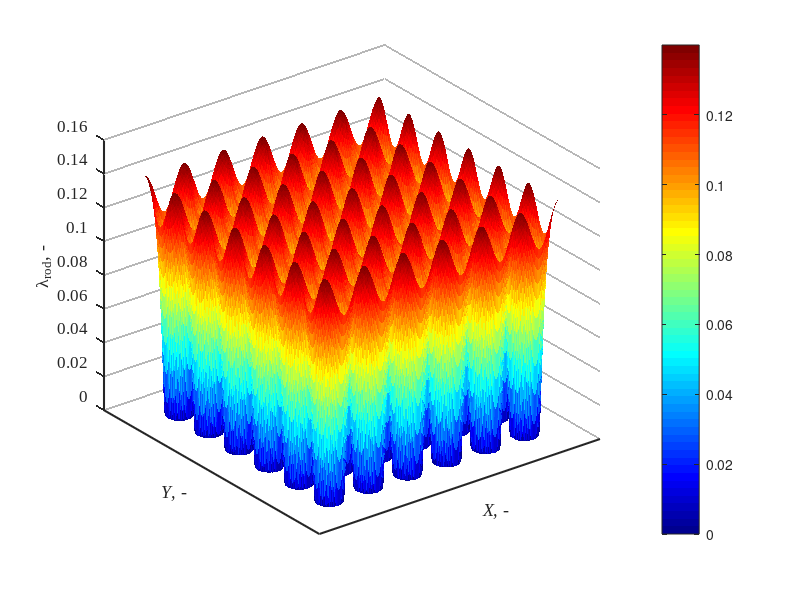
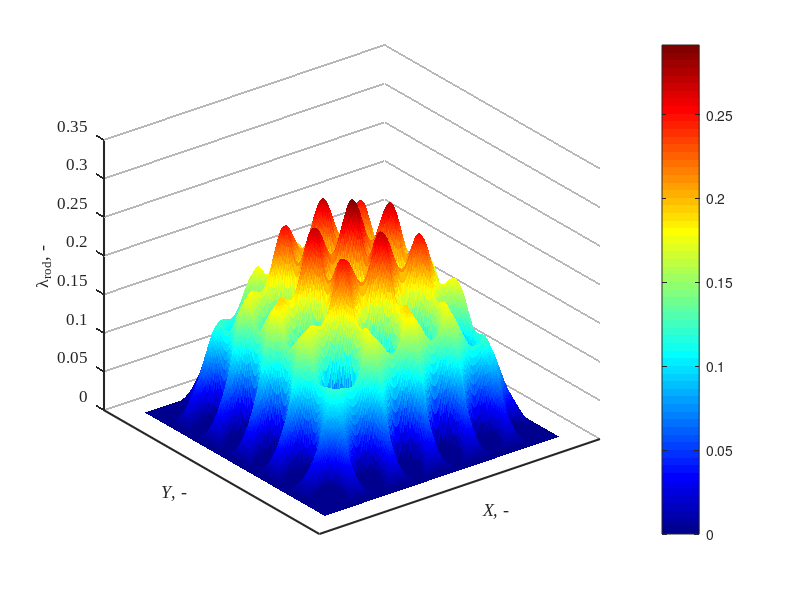
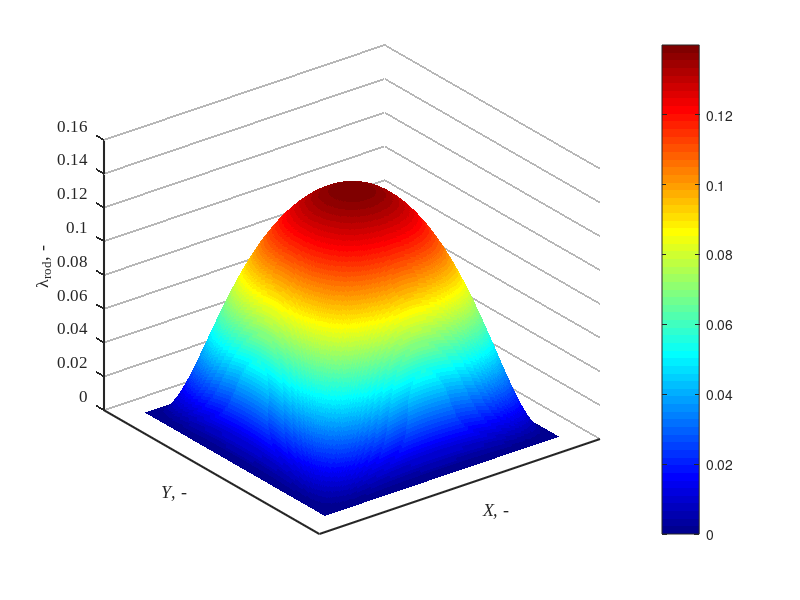

Here is the MATLAB script that generated these plots, in order: (Note: this script raises an error after producing the figures.)
clc; clear; close all;
% ================== 计算混合长度 (lm) 的分布 ==================
% Set parameters
C1 = 0.14;  
C2 = 0.08; 
C3 = 0.06;  
C4 = 26;
D = 0.01;  % Rod diameter (m)
P = 0.0167;% Rod bundle pitch (m)
R = D / 2; % Rod radius
m = 1/29.2;
Re_values= [7268.072,10884.969, 13055.358, 15961.487,20309.744];

Re_t_values = 1.35 .* 0.4 .* Re_values./log(Re_values)/2;
decay_factor = Re_t_values(3) / C4;
channel_width = 0.1;
channel_height = 0.1;

% Set up computational grid (-3P, 3P) to ensure all rods are included
Nx = 300; 
Ny = 300;
x = linspace(-3*P, 3*P, Nx);
y = linspace(-3*P, 3*P, Ny);
[X, Y] = meshgrid(x, y);

% Calculate rod center positions, aligning the center to (0,0)
num_rows = 6; % 6x6 rod bundle
num_cols = 6;
dx = P; 
dy = P;

x_centers = ((1:num_cols) - (num_cols + 1) / 2) * dx;
y_centers = ((1:num_rows) - (num_rows + 1) / 2) * dy;
[Xc, Yc] = meshgrid(x_centers, y_centers);
rod_centers = [Xc(:), Yc(:)];

% Compute the distance to the nearest rod center
min_distances = inf(size(X));
for k = 1:size(rod_centers, 1)
    distances = sqrt((X - rod_centers(k,1)).^2 + (Y - rod_centers(k,2)).^2);
    min_distances = min(min_distances, distances);
end

% Compute the mixing length (lm), setting regions with lm < R to NaN
lm = zeros(size(X));
idx_core = (min_distances >= R);
lm(idx_core) = (C1 - C2 * (1 - (-R + min_distances(idx_core)) / (max(min_distances(:)) - R)).^2 ...
                - C3 * (1 - (-R + min_distances(idx_core)) / (max(min_distances(:)) - R)).^4) ...
                .* (1 - exp(decay_factor * ((R - min_distances(idx_core)) / (max(min_distances(:)) - R))));

 
% 通道尺寸和幂律参数
W = 6 * P;  % 这里选择流道宽度为 6P，与混合长度网格对齐
H = 6 * P;  % 同理

% 为了配合混合长度计算的 X, Y 网格，重新归一化坐标
r_x = abs(X) / (W/2);
r_y = abs(Y) / (H/2);

% 通道幂律分布（使用均匀最大值归一化）
% U_channel_x = 0.14*(1-4/7*(r_x).^2-3/7*(r_x).^4).*(1-exp(-Re_t_values(1).*(1-r_x)/C4))/(W/2);
% U_channel_y = 0.14*(1-4/7*(r_y).^2-3/7*(r_y).^4).*(1-exp(-Re_t_values(1).*(1-r_y)/C4))/(W/2);
% 
% U_channel =( U_channel_x.^(-20) + U_channel_y.^(-20)).^(-1/20);


U_channel_x = (1-4/7*(r_x).^2-3/7*(r_x).^4).*(1-exp(-Re_t_values(1).*(1-r_x)/C4));
U_channel_y = (1-4/7*(r_y).^2-3/7*(r_y).^4).*(1-exp(-Re_t_values(1).*(1-r_y)/C4));

U_channel =0.14*( U_channel_x.* U_channel_y);

U_channel(U_channel < 0) = 0;
U_original = U_channel;
% ========= 面积平均速度（缩放前） =========
dx = W / (Nx - 1);
dy = H / (Ny - 1);
dA = dx * dy;
total_area = W * H;
U_avg_original = sum(U_original(:) * dA) / total_area;
% ========= 缩放以归一化平均速度为 1 =========
scale_factor = 1 / U_avg_original;
U_scaled = U_original * scale_factor;
% ========= 缩放后再计算一次平均值以验证 =========
U_avg_scaled = sum(U_scaled(:) * dA) / total_area;           
            
            
                     
% 可视化混合长度 lm 分布
figure;
surf(X, Y, lm,  'EdgeColor', 'none'); 
colorbar;
colormap(jet);
xlabel('\it{X}, -', 'FontName', 'Times New Roman', 'FontSize', 12);
ylabel('\it{Y}, -', 'FontName', 'Times New Roman', 'FontSize', 12);
zlabel('\lambda_{rod}, -', 'Interpreter', 'tex', 'FontName', 'Times New Roman', 'FontSize', 12);
% 设置坐标轴属性
set(gca, ...
    'FontName', 'Times New Roman', ...
    'FontSize', 12, ...
    'LineWidth', 3, ...               % 坐标轴刻度线加粗
    'GridLineStyle', '-', ...
    'GridAlpha', 0.4, ...
    'GridColor', [0.3 0.3 0.3], ...
    'LineWidth', 1.5);                  % 网格线加粗
grid on;
xticks(-1:0.4:1);
yticks(-1:0.4:1);


% 可视化混合长度 lm 分布
figure;
surf(X, Y, lm.* U_scaled,  'EdgeColor', 'none'); 
AAA=lm.* U_scaled;
XX=X(:);
YY=Y(:);
ZZ=(AAA(:));
colorbar;
colormap(jet);
xlabel('\it{X}, -', 'FontName', 'Times New Roman', 'FontSize', 12);
ylabel('\it{Y}, -', 'FontName', 'Times New Roman', 'FontSize', 12);
zlabel('\lambda_{rod}, -', 'Interpreter', 'tex', 'FontName', 'Times New Roman', 'FontSize', 12);
% 设置坐标轴属性
set(gca, ...
    'FontName', 'Times New Roman', ...
    'FontSize', 12, ...
    'LineWidth', 3, ...               % 坐标轴刻度线加粗
    'GridLineStyle', '-', ...
    'GridAlpha', 0.4, ...
    'GridColor', [0.3 0.3 0.3], ...
    'LineWidth', 1.5);                  % 网格线加粗
grid on;
xticks(-1:0.4:1);
yticks(-1:0.4:1);


% 可视化混合长度 lm 分布
figure;
surf(X, Y, U_channel,  'EdgeColor', 'none'); 

colorbar;
colormap(jet);
xlabel('\it{X}, -', 'FontName', 'Times New Roman', 'FontSize', 12);
ylabel('\it{Y}, -', 'FontName', 'Times New Roman', 'FontSize', 12);
zlabel('\lambda_{rod}, -', 'Interpreter', 'tex', 'FontName', 'Times New Roman', 'FontSize', 12);
% 设置坐标轴属性
set(gca, ...
    'FontName', 'Times New Roman', ...
    'FontSize', 12, ...
    'LineWidth', 3, ...               % 坐标轴刻度线加粗
    'GridLineStyle', '-', ...
    'GridAlpha', 0.4, ...
    'GridColor', [0.3 0.3 0.3], ...
    'LineWidth', 1.5);                  % 网格线加粗
grid on;
xticks(-1:0.4:1);
yticks(-1:0.4:1);



Across = (100^2-(36*pi*(D/2)^2))/4;

% **读取并处理流场数据**
data = [
0	0	1.3157788744721
0	8.3333	1.28150498910915
0	25	1.21517117223561
0	16.6666666666667	1.27225753857891
-8.33333333333333	16.6666666666667	1.20737254930127
-16.6666666666667	16.6666666666667	1.21741400728532
-16.6667	25	1.19363302832612
8.33333333333333	16.6666666666667	1.18724833863244
16.6666666666667	16.6666666666667	1.19981239385144
16.6667	25	1.19305975903111
16.6667	41.6667	1.14269563124375
0	33.3333333333333	1.25527811331408
-8.33333333333333	33.3333333333333	1.19706370329333
-16.6666666666667	33.3333333333333	1.22026377974166
-25	33.3333333333333	1.18409995709111
-33.3333333333333	33.3333333333333	1.19462538680417
8.33333333333333	33.3333333333333	1.17744340279046
16.6666666666667	33.3333333333333	1.19660715160325
25	33.3333333333333	1.19082893136763
33.3333333333333	33.3333333333333	1.17398172253408
33.3333	41.6667	1.14496847346418
0	41.6667	1.17399165351035
-16.6667	41.6667	1.1407653732544
-33.3333	41.6667	1.1317058433363
0	48.335	1.20212446073426
-8.33333333333333	48.335	1.11777303308902
-16.6666666666667	48.335	1.17990097101792
-25	48.335	1.13861006160721
-33.3333333333333	48.335	1.17825137965713
-41.6666666666667	48.335	1.08384054703005
8.33333333333333	48.335	1.12444891107579
16.6666666666667	48.335	1.16417402213646
25	48.335	1.14538593865467
33.3333333333333	48.335	1.1599233083827
41.6666666666667	48.335	1.07858535719249
-48.335	48.335	1.10378878645276
48.335	48.335	1.11895367911525];

x = data(:,1);
y = data(:,2);
v = data(:,3);

% 生成对称点
x_full = [x; -x; x; -x; y; -y; y; -y];
y_full = [y; y; -y; -y; x; x; -x; -x];
v_full = [v; v; v; v; v; v; v; v];

% 去重
[unique_points, ~, idx] = unique([x_full, y_full], 'rows');
v_avg = accumarray(idx, v_full, [], @mean);

% 插值网格
[Xq, Yq] = meshgrid(linspace(-50, 50, 100), linspace(-50, 50, 100));
Vq = griddata(unique_points(:,1), unique_points(:,2), v_avg, Xq, Yq, 'cubic');
Z_min = min(Vq(:));


% 图1：原始散点
figure;
scatter(x, y, 50, v, 'filled');
colorbar;
xlabel('X (mm)'); ylabel('Y (mm)');
title('排序前的1/4流场');
for j = 1:length(x)
    text(x(j), y(j), num2str(v(j), '%.2f'), 'FontSize', 8, 'Color', 'k', ...
        'HorizontalAlignment', 'left', 'VerticalAlignment', 'bottom');
end
grid on; view(-90, 90); colormap('jet');

% 图2：排序后
sortedData = sortrows([data(:,1), data(:,2), data(:,3)], [-2, -1]);
x_sorted = sortedData(:,1); y_sorted = sortedData(:,2); v_sorted = sortedData(:,3);
figure;
scatter(x_sorted, y_sorted, 50, v_sorted, 'filled');
colorbar;
xlabel('Y (mm)'); ylabel('X (mm)');
title('排序后的1/4流场');
grid on; view(-90, 90); colormap('jet');
for i = 1:length(x_sorted)
    text(x_sorted(i), y_sorted(i),sprintf('%.2f', v_sorted(i)), 'FontSize', 8, 'Color', 'k', ...
        'HorizontalAlignment', 'left', 'VerticalAlignment', 'bottom');
end

% 图3：完整对称流场（实验点）
figure;
scatter(unique_points(:,1), unique_points(:,2), 50, v_avg, 'filled');
colorbar;
xlabel('X (mm)'); ylabel('Y (mm)');
title('完整的流场数据分布（去重后）');
grid on; axis equal; colormap('jet');
XY_target=unique_points;

% 提取 X 与 Y 网格中的间距（确保插值有效）
x_range = linspace(-3*P, 3*P, Nx)*1000;
y_range = linspace(-3*P, 3*P, Ny)*1000;

% 插值计算目标点处的 AAA 值
AAA_values = interp2(X*1000, Y*1000, AAA, x, y, 'linear');


U_s=[0	0	0.0114441253771623
0	8.3333	0.0103140469272618
0	25	0.0120593387656858
		
		
		
		
0	16.6666666666667	0.0108340250978894
-8.33333333333333	16.6666666666667	0.0110457086277028
-16.6666666666667	16.6666666666667	0.0112781601682003
-16.6667	25	0.0112893965673789
		
8.33333333333333	16.6666666666667	0.0114867355060166
16.6666666666667	16.6666666666667	0.0113472687852212
16.6667	25	0.0114407943418863
16.6667	41.6667	0.0117987658994313
0	33.3333333333333	0.0115213830309157
-8.33333333333333	33.3333333333333	0.0116821077822736
-16.6666666666667	33.3333333333333	0.0104729025885856
-25	33.3333333333333	0.0119847628928235
-33.3333333333333	33.3333333333333	0.0122860002963452
		
8.33333333333333	33.3333333333333	0.010899895069688
16.6666666666667	33.3333333333333	0.0102661702031115
25	33.3333333333333	0.0105453935654542
33.3333333333333	33.3333333333333	0.0106195924084627
33.3333	41.6667	0.0109598157369238
		
		
		
		
		
		
		
		
		
		
		
		
		
		
0	41.6667	0.0119847631972972
-16.6667	41.6667	0.01181
-33.3333	41.6667	0.0105366022377694
0	48.335	0.0121285218874169
-8.33333333333333	48.335	0.0130123917201042
-16.6666666666667	48.335	0.0129309134644813
-25	48.335	0.0129701675881712
-33.3333333333333	48.335	0.0113690215930002
-41.6666666666667	48.335	0.0129568524818746
		
8.33333333333333	48.335	0.012312718480826
16.6666666666667	48.335	0.0117337485442269
25	48.335	0.0118821639291898
33.3333333333333	48.335	0.0118204346553687
41.6666666666667	48.335	0.0129090184807932
-48.335	48.335	0.0126667224416452
48.335	48.335	0.0120656730347284];
% 载入数据

Eddy_frequcy = U_s(:,3)./ (AAA_values * 0.1);
min(Eddy_frequcy(:))
max(Eddy_frequcy(:))

